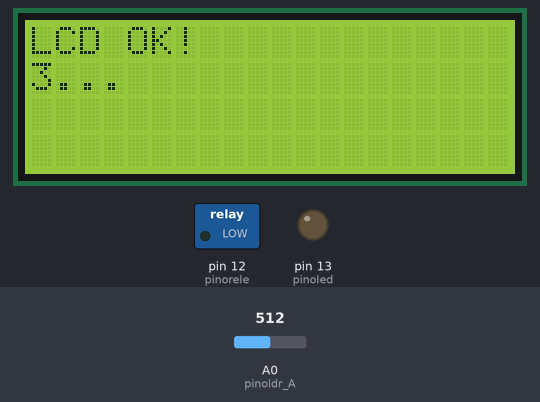
Bench run of a sketch on a simulated Arduino Uno, built with avr-gcc and run on an emulated ATmega328P. Parts: 20×4 character LCD, switched loads named in the sketch (green lamp = pin HIGH), output pins drawn as LEDs (lit = HIGH). Inputs (shaded band) come from the test bench; at power-on: A0 (pinoldr_A) = 512. What the sketch prints to the serial monitor is not drawn.

Above: at 1.1 s.
At 5.3 s:
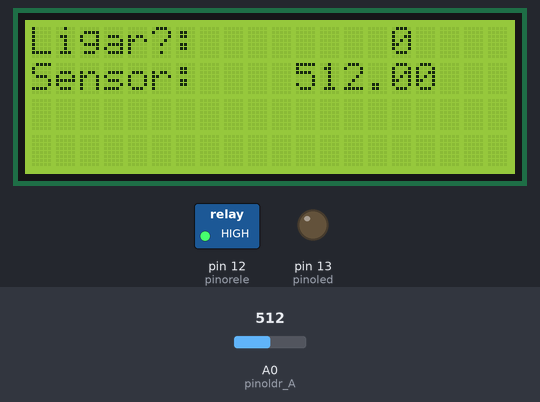
5.4 s: A0 (pinoldr_A) set to 936
At 6.4 s:
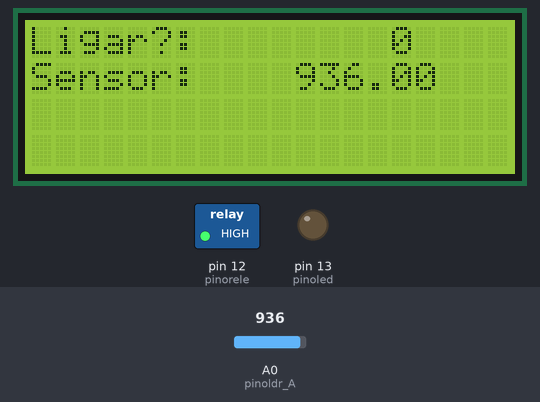
7.1 s: A0 (pinoldr_A) set to 958
At 8.6 s:
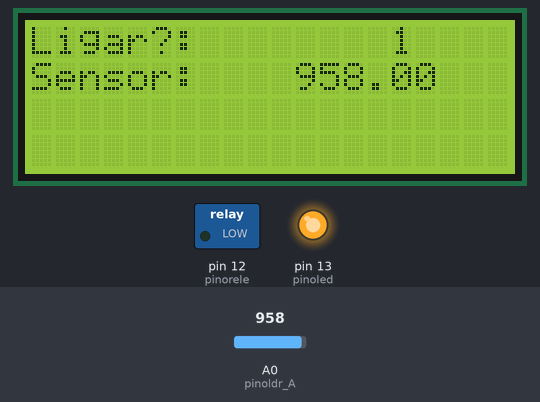
9.2 s: A0 (pinoldr_A) set to 900
At 10.2 s:
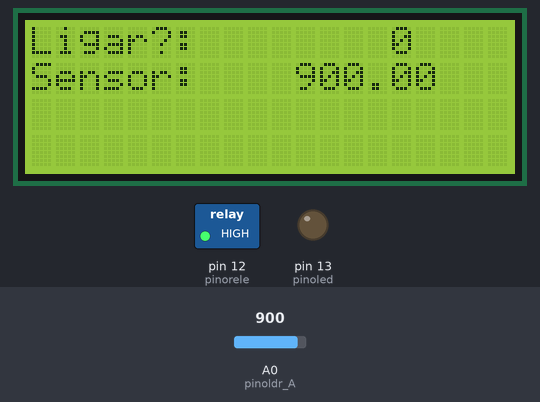
Timing chart, 0 to 12.2 s (numbered marks = the images above; inputs shaded):
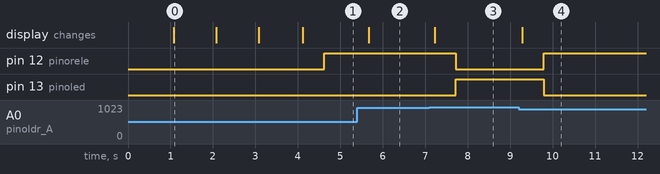

Measured:
- the behaviour switches between 949 and 950 on A0 (pinoldr_A) (found by bisection; images 2 and 3)
- after the input at 5.4 s, the display: changes after 0.27 s (image 2)
- after the input at 7.1 s, pin 12 (pinorele): HIGH → LOW after 0.62 s; pin 13 (pinoled): LOW → HIGH after 0.62 s; the display: changes after 0.12 s (image 3)
- after the input at 9.2 s, pin 12 (pinorele): LOW → HIGH after 0.59 s; pin 13 (pinoled): HIGH → LOW after 0.59 s; the display: changes after 0.09 s (image 4)
- what the display in image 0 shows lasts 1.0 s, from 1.1 s to 2.1 s

The sketch:

sensor_luminosidade.ino
```cpp
/*----- libraries to use LCD -----*/
/*
  LCD
  SDA: A4
  SCL: A5
  VCC: 5v
*/
#include <Wire.h>
#include <LiquidCrystal_I2C.h>

// set the LCD address to 0x3F for a 16 chars and 4 line display
LiquidCrystal_I2C lcd(0x3F, 20, 4);


int pinorele = 12; //Pino ligado ao rele
int pinoled = 13; //Pino ligado ao rele
int pinoldr_A = A0; //Pino ligado ao sensor LRD - digital
int a0; //Variavel para guardar valor do sensor de luminosidade

int SENSOR = 950;


//https://www.filipeflop.com/blog/sensor-de-presenca-pir-detector-luminosidade/


void setup() {
  pinMode(pinorele, OUTPUT); //Define pino rele como saida
  pinMode(pinoled, OUTPUT);  //Define pino led como saida
  pinMode(pinoldr_A, INPUT); //Define ldr (pino analógico A0) como entrada
  Serial.begin(9600);

  lcd.init();
  lcd.backlight();
  lcd.print("LCD OK!");
  delay(1000);
  lcd.setCursor(0, 1);
  lcd.print("3...");
  delay(1000);
  lcd.setCursor(0, 2);
  lcd.print("2...");
  delay(1000);
  lcd.setCursor(0, 3);
  lcd.print("1...");
  delay(1000);
  lcd.clear();
  lcd.setCursor(0, 0);
  lcd.print("Ligar?: ");
  lcd.setCursor(0, 1);
  lcd.print("Sensor: ");
}

void loop() {
  a0 = analogRead(pinoldr_A); //Le o valor do sensor LDR

  printSensor(a0);
  delay(500);
  if (turnOn(a0)) //Caso seja detectado ausência de luz, aciona o rele
  {
    digitalWrite(pinorele, LOW);
    digitalWrite(pinoled, HIGH);
    Serial.println("sem luz !!!");
  }
  else //Com luz, mantem rele desligado
  {
    digitalWrite(pinorele, HIGH);
    digitalWrite(pinoled, LOW);
    Serial.println("com luz");
  }
}

void printSensor(float value) {
  lcd.setCursor(11, 0);
  lcd.print("    ");
  lcd.print(String(turnOn(value)));
  lcd.setCursor(11, 1);
  lcd.print("    ");
  lcd.setCursor(11, 1);
  lcd.print(String(value));
}

boolean turnOn(int value) {
  return value >=  SENSOR;
}
```
